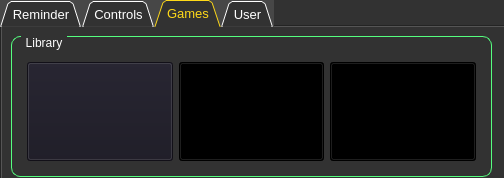
<?xml version="1.0" encoding="UTF-8"?>
<ui version="4.0">
 <class>Dialog</class>
 <widget class="QDialog" name="Dialog">
  <property name="geometry">
   <rect>
    <x>0</x>
    <y>0</y>
    <width>504</width>
    <height>178</height>
   </rect>
  </property>
  <property name="windowTitle">
   <string>Dialog</string>
  </property>
  <property name="windowIcon">
   <iconset>
    <normaloff>../../Support Tools/Image_To_Byte_Converter/BOOMER.jpg</normaloff>../../Support Tools/Image_To_Byte_Converter/BOOMER.jpg</iconset>
  </property>
  <property name="styleSheet">
   <string notr="true">background-color: rgb(50, 50, 50);</string>
  </property>
  <widget class="QTabWidget" name="main_tab">
   <property name="geometry">
    <rect>
     <x>0</x>
     <y>0</y>
     <width>511</width>
     <height>181</height>
    </rect>
   </property>
   <property name="font">
    <font>
     <pointsize>10</pointsize>
     <weight>50</weight>
     <bold>false</bold>
    </font>
   </property>
   <property name="styleSheet">
    <string notr="true">QTabBar{
background-color: rgb(71, 71, 71);
color: rgb(255, 255, 255);
border-color: rgb(0, 0, 0);
}
QTabBar::tab:selected{
background-color:rgb(50, 50, 50);
color:rgba(255, 217, 24);
}</string>
   </property>
   <property name="tabPosition">
    <enum>QTabWidget::North</enum>
   </property>
   <property name="tabShape">
    <enum>QTabWidget::Triangular</enum>
   </property>
   <property name="currentIndex">
    <number>2</number>
   </property>
   <property name="movable">
    <bool>true</bool>
   </property>
   <widget class="QWidget" name="rm_tab">
    <attribute name="title">
     <string>Reminder</string>
    </attribute>
    <attribute name="toolTip">
     <string>Real Time Clock Display Window</string>
    </attribute>
    <widget class="QWidget" name="verticalLayoutWidget">
     <property name="geometry">
      <rect>
       <x>0</x>
       <y>0</y>
       <width>501</width>
       <height>161</height>
      </rect>
     </property>
     <layout class="QVBoxLayout" name="verticalLayout">
      <item>
       <layout class="QHBoxLayout" name="horizontalLayout">
        <item>
         <layout class="QVBoxLayout" name="verticalLayout_3">
          <item>
           <widget class="QLabel" name="label_2">
            <property name="text">
             <string>Time</string>
            </property>
           </widget>
          </item>
          <item>
           <widget class="QTimeEdit" name="time_edit">
            <property name="styleSheet">
             <string notr="true">background-color: rgb(150, 150, 150);
color:rgb(255, 255, 255)</string>
            </property>
           </widget>
          </item>
          <item>
           <widget class="QDateEdit" name="date_edit">
            <property name="styleSheet">
             <string notr="true">background-color: rgb(150, 150, 150);
color:rgb(255, 255, 255)</string>
            </property>
           </widget>
          </item>
         </layout>
        </item>
        <item>
         <layout class="QVBoxLayout" name="verticalLayout_2">
          <item>
           <layout class="QHBoxLayout" name="horizontalLayout_2">
            <item>
             <widget class="QLabel" name="label_3">
              <property name="text">
               <string>REMINDER</string>
              </property>
             </widget>
            </item>
            <item>
             <widget class="QLabel" name="time_label">
              <property name="text">
               <string>00:00:00</string>
              </property>
             </widget>
            </item>
           </layout>
          </item>
          <item>
           <widget class="QLineEdit" name="reminder_edit">
            <property name="styleSheet">
             <string notr="true">background-color: rgb(255, 255, 255);
color:rgb(255, 255, 255)</string>
            </property>
           </widget>
          </item>
          <item>
           <layout class="QHBoxLayout" name="horizontalLayout_4">
            <item>
             <widget class="QPushButton" name="save_button">
              <property name="styleSheet">
               <string notr="true">QPushButton{
background-color: rgb(150, 150, 150);
color:rgb(255, 255, 255)
}</string>
              </property>
              <property name="text">
               <string>Save</string>
              </property>
             </widget>
            </item>
            <item>
             <widget class="QPushButton" name="del_button">
              <property name="styleSheet">
               <string notr="true">QPushButton{
background-color: rgb(150, 150, 150);
color:rgb(255, 255, 255)
}</string>
              </property>
              <property name="text">
               <string>Delete</string>
              </property>
              <property name="checkable">
               <bool>false</bool>
              </property>
             </widget>
            </item>
            <item>
             <widget class="QPushButton" name="clear_button">
              <property name="styleSheet">
               <string notr="true">QPushButton{
background-color: rgb(150, 150, 150);
color:rgb(255, 255, 255)
}</string>
              </property>
              <property name="text">
               <string>Clear all</string>
              </property>
             </widget>
            </item>
           </layout>
          </item>
         </layout>
        </item>
       </layout>
      </item>
      <item>
       <widget class="QListView" name="reminder_view">
        <property name="styleSheet">
         <string notr="true">background-color: rgb(150, 150, 150);
color: rgb(255, 255, 255);</string>
        </property>
       </widget>
      </item>
     </layout>
    </widget>
   </widget>
   <widget class="QWidget" name="controls_tab">
    <attribute name="title">
     <string>Controls</string>
    </attribute>
    <attribute name="toolTip">
     <string>Generic Robot Controls (Move Forward, Sit, Stand etc) Window</string>
    </attribute>
    <widget class="QWidget" name="gridLayoutWidget">
     <property name="geometry">
      <rect>
       <x>0</x>
       <y>0</y>
       <width>501</width>
       <height>101</height>
      </rect>
     </property>
     <layout class="QGridLayout" name="gridLayout">
      <property name="spacing">
       <number>0</number>
      </property>
      <item row="0" column="0">
       <widget class="QPushButton" name="ctrl_1">
        <property name="styleSheet">
         <string notr="true">QPushButton{
background-color: rgb(143, 143, 143);
color:rgb(56, 56, 56);
font: 10pt &quot;Comic Sans MS&quot;;
}
QPushButton:hover{
background-color: qlineargradient(spread:pad, x1:0, y1:1, x2:0, y2:0, stop:0 rgba(185, 209, 234, 255), stop:0.881356 rgba(234, 234, 234, 255));
color:rgb(65, 65, 65)
}
QPushButton:pressed{
background-color:rgb(57, 57, 57);
color:rgb(255, 255, 255)
}</string>
        </property>
        <property name="text">
         <string>Say HI 🤚</string>
        </property>
       </widget>
      </item>
      <item row="0" column="3">
       <widget class="QPushButton" name="pushButton_2">
        <property name="styleSheet">
         <string notr="true">QPushButton{
background-color: rgb(143, 143, 143);
color:rgb(56, 56, 56);
font: 10pt &quot;Comic Sans MS&quot;;
}
QPushButton:hover{
background-color: qlineargradient(spread:pad, x1:0, y1:1, x2:0, y2:0, stop:0 rgba(185, 209, 234, 255), stop:0.881356 rgba(234, 234, 234, 255));
color:rgb(65, 65, 65)
}
QPushButton:pressed{
background-color:rgb(57, 57, 57);
color:rgb(255, 255, 255)
}</string>
        </property>
        <property name="text">
         <string>All arms UP 🙌</string>
        </property>
       </widget>
      </item>
      <item row="0" column="2">
       <widget class="QPushButton" name="pushButton_5">
        <property name="styleSheet">
         <string notr="true">QPushButton{
background-color: rgb(143, 143, 143);
color:rgb(56, 56, 56);
font: 10pt &quot;Comic Sans MS&quot;;
}
QPushButton:hover{
background-color: qlineargradient(spread:pad, x1:0, y1:1, x2:0, y2:0, stop:0 rgba(185, 209, 234, 255), stop:0.881356 rgba(234, 234, 234, 255));
color:rgb(65, 65, 65)
}
QPushButton:pressed{
background-color:rgb(57, 57, 57);
color:rgb(255, 255, 255)
}</string>
        </property>
        <property name="text">
         <string>Forward 🏃‍</string>
        </property>
       </widget>
      </item>
      <item row="1" column="0">
       <widget class="QPushButton" name="pushButton_7">
        <property name="styleSheet">
         <string notr="true">QPushButton{
background-color: rgb(143, 143, 143);
color:rgb(56, 56, 56);
font: 10pt &quot;Comic Sans MS&quot;;
}
QPushButton:hover{
background-color: qlineargradient(spread:pad, x1:0, y1:1, x2:0, y2:0, stop:0 rgba(185, 209, 234, 255), stop:0.881356 rgba(234, 234, 234, 255));
color:rgb(65, 65, 65)
}
QPushButton:pressed{
background-color:rgb(57, 57, 57);
color:rgb(255, 255, 255)
}</string>
        </property>
        <property name="text">
         <string>Security 🛡️</string>
        </property>
       </widget>
      </item>
      <item row="1" column="3">
       <widget class="QPushButton" name="pushButton_9">
        <property name="styleSheet">
         <string notr="true">QPushButton{
background-color: rgb(143, 143, 143);
color:rgb(56, 56, 56);
font: 10pt &quot;Comic Sans MS&quot;;
}
QPushButton:hover{
background-color: qlineargradient(spread:pad, x1:0, y1:1, x2:0, y2:0, stop:0 rgba(185, 209, 234, 255), stop:0.881356 rgba(234, 234, 234, 255));
color:rgb(65, 65, 65)
}
QPushButton:pressed{
background-color:rgb(57, 57, 57);
color:rgb(255, 255, 255)
}</string>
        </property>
        <property name="text">
         <string>Wiggle 💀</string>
        </property>
       </widget>
      </item>
      <item row="0" column="1">
       <widget class="QPushButton" name="ctrl_2">
        <property name="styleSheet">
         <string notr="true">QPushButton{
background-color: rgb(143, 143, 143);
color:rgb(56, 56, 56);
font: 10pt &quot;Comic Sans MS&quot;;
}
QPushButton:hover{
background-color: qlineargradient(spread:pad, x1:0, y1:1, x2:0, y2:0, stop:0 rgba(185, 209, 234, 255), stop:0.881356 rgba(234, 234, 234, 255));
color:rgb(65, 65, 65)
}
QPushButton:pressed{
background-color:rgb(57, 57, 57);
color:rgb(255, 255, 255)
}</string>
        </property>
        <property name="text">
         <string>Stand Up 🧍‍</string>
        </property>
       </widget>
      </item>
      <item row="1" column="2">
       <widget class="QPushButton" name="pushButton_8">
        <property name="styleSheet">
         <string notr="true">QPushButton{
background-color: rgb(143, 143, 143);
color:rgb(56, 56, 56);
font: 10pt &quot;Comic Sans MS&quot;;
}
QPushButton:hover{
background-color: qlineargradient(spread:pad, x1:0, y1:1, x2:0, y2:0, stop:0 rgba(185, 209, 234, 255), stop:0.881356 rgba(234, 234, 234, 255));
color:rgb(65, 65, 65)
}
QPushButton:pressed{
background-color:rgb(57, 57, 57);
color:rgb(255, 255, 255)
}</string>
        </property>
        <property name="text">
         <string>Down 🙇</string>
        </property>
       </widget>
      </item>
      <item row="1" column="1">
       <widget class="QPushButton" name="pushButton_11">
        <property name="styleSheet">
         <string notr="true">QPushButton{
background-color: rgb(143, 143, 143);
color:rgb(56, 56, 56);
font: 10pt &quot;Comic Sans MS&quot;;
}
QPushButton:hover{
background-color: qlineargradient(spread:pad, x1:0, y1:1, x2:0, y2:0, stop:0 rgba(185, 209, 234, 255), stop:0.881356 rgba(234, 234, 234, 255));
color:rgb(65, 65, 65)
}
QPushButton:pressed{
background-color:rgb(57, 57, 57);
color:rgb(255, 255, 255)
}</string>
        </property>
        <property name="text">
         <string>Sit down 🧎‍</string>
        </property>
       </widget>
      </item>
     </layout>
    </widget>
    <widget class="QLineEdit" name="lineEdit_3">
     <property name="geometry">
      <rect>
       <x>410</x>
       <y>120</y>
       <width>91</width>
       <height>20</height>
      </rect>
     </property>
     <property name="styleSheet">
      <string notr="true">padding-left:8px;</string>
     </property>
     <property name="placeholderText">
      <string>PORT</string>
     </property>
    </widget>
   </widget>
   <widget class="QWidget" name="game_tab">
    <attribute name="title">
     <string>Games</string>
    </attribute>
    <widget class="QGroupBox" name="groupBox">
     <property name="geometry">
      <rect>
       <x>9</x>
       <y>9</y>
       <width>481</width>
       <height>141</height>
      </rect>
     </property>
     <property name="styleSheet">
      <string notr="true">QGroupBox {
    border: 1px solid rgb(85, 255, 127);
    border-radius: 9px;
    margin-top: 0.5em;
	color:rgb(255, 255, 255);
}

QGroupBox::title {
    subcontrol-origin: margin;
    left: 10px;
    padding: 0 3px 0 3px;
}</string>
     </property>
     <property name="title">
      <string>Library</string>
     </property>
     <widget class="QWidget" name="horizontalLayoutWidget">
      <property name="geometry">
       <rect>
        <x>10</x>
        <y>20</y>
        <width>461</width>
        <height>111</height>
       </rect>
      </property>
      <layout class="QHBoxLayout" name="horizontalLayout_3">
       <property name="leftMargin">
        <number>6</number>
       </property>
       <property name="topMargin">
        <number>6</number>
       </property>
       <property name="rightMargin">
        <number>6</number>
       </property>
       <property name="bottomMargin">
        <number>6</number>
       </property>
       <item>
        <widget class="QPushButton" name="pushButton">
         <property name="maximumSize">
          <size>
           <width>16777215</width>
           <height>100</height>
          </size>
         </property>
         <property name="styleSheet">
          <string notr="true">QPushButton
{
  image: url(:/Baics/dont_sleep.jpg);
	background-color: rgb(25, 23, 34);
}

QPushButton:hover{
	border: 1px solid rgb(85, 191, 233);
}</string>
         </property>
         <property name="text">
          <string/>
         </property>
        </widget>
       </item>
       <item>
        <widget class="QPushButton" name="pushButton_4">
         <property name="maximumSize">
          <size>
           <width>16777215</width>
           <height>100</height>
          </size>
         </property>
         <property name="styleSheet">
          <string notr="true">QPushButton
{
  image: url(:/Baics/squid.jpg);
	background-color: rgb(0, 0, 0);
}

QPushButton:hover{
	border: 1px solid rgb(231, 29, 131);
}</string>
         </property>
         <property name="text">
          <string/>
         </property>
        </widget>
       </item>
       <item>
        <widget class="QPushButton" name="pushButton_3">
         <property name="maximumSize">
          <size>
           <width>16777215</width>
           <height>100</height>
          </size>
         </property>
         <property name="styleSheet">
          <string notr="true">QPushButton
{
 image:url(:/Baics/memory.png);
	background-color: rgb(0, 0, 0);

}
QPushButton:hover{
	border: 1px solid white;
}</string>
         </property>
         <property name="text">
          <string/>
         </property>
        </widget>
       </item>
      </layout>
     </widget>
    </widget>
   </widget>
   <widget class="QWidget" name="user_tab">
    <attribute name="title">
     <string>User</string>
    </attribute>
   </widget>
  </widget>
 </widget>
 <resources>
  <include location="../../Support Tools/UI/contents.qrc"/>
 </resources>
 <connections/>
</ui>
